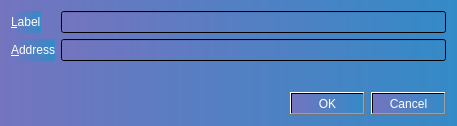
<?xml version="1.0" encoding="UTF-8"?>
<ui version="4.0">
 <class>EditAddressDialog</class>
 <widget class="QDialog" name="EditAddressDialog">
  <property name="geometry">
   <rect>
    <x>0</x>
    <y>0</y>
    <width>457</width>
    <height>126</height>
   </rect>
  </property>
  <property name="windowTitle">
   <string>Edit Address</string>
  </property>
  <property name="styleSheet">
   <string notr="true">background-color: qlineargradient(spread:pad, x1:0, y1:0, x2:1, y2:0, stop:0 rgba(116, 116, 191, 255), stop:1 rgba(52, 138, 199, 255));</string>
  </property>
  <layout class="QVBoxLayout" name="verticalLayout">
   <item>
    <layout class="QFormLayout" name="formLayout">
     <property name="fieldGrowthPolicy">
      <enum>QFormLayout::AllNonFixedFieldsGrow</enum>
     </property>
     <item row="0" column="0">
      <widget class="QLabel" name="label">
       <property name="styleSheet">
        <string notr="true">color: rgb(255, 255, 255);</string>
       </property>
       <property name="text">
        <string>&amp;Label</string>
       </property>
       <property name="buddy">
        <cstring>labelEdit</cstring>
       </property>
      </widget>
     </item>
     <item row="0" column="1">
      <widget class="QLineEdit" name="labelEdit">
       <property name="toolTip">
        <string>The label associated with this address list entry</string>
       </property>
      </widget>
     </item>
     <item row="1" column="0">
      <widget class="QLabel" name="label_2">
       <property name="styleSheet">
        <string notr="true">color: rgb(255, 255, 255);</string>
       </property>
       <property name="text">
        <string>&amp;Address</string>
       </property>
       <property name="buddy">
        <cstring>addressEdit</cstring>
       </property>
      </widget>
     </item>
     <item row="1" column="1">
      <widget class="QValidatedLineEdit" name="addressEdit">
       <property name="toolTip">
        <string>The address associated with this address list entry. This can only be modified for sending addresses.</string>
       </property>
      </widget>
     </item>
    </layout>
   </item>
   <item>
    <widget class="QDialogButtonBox" name="buttonBox">
     <property name="styleSheet">
      <string notr="true">color: rgb(255, 255, 255);</string>
     </property>
     <property name="orientation">
      <enum>Qt::Horizontal</enum>
     </property>
     <property name="standardButtons">
      <set>QDialogButtonBox::Cancel|QDialogButtonBox::Ok</set>
     </property>
    </widget>
   </item>
  </layout>
 </widget>
 <customwidgets>
  <customwidget>
   <class>QValidatedLineEdit</class>
   <extends>QLineEdit</extends>
   <header>qt/qvalidatedlineedit.h</header>
  </customwidget>
 </customwidgets>
 <resources/>
 <connections>
  <connection>
   <sender>buttonBox</sender>
   <signal>accepted()</signal>
   <receiver>EditAddressDialog</receiver>
   <slot>accept()</slot>
   <hints>
    <hint type="sourcelabel">
     <x>20</x>
     <y>20</y>
    </hint>
    <hint type="destinationlabel">
     <x>20</x>
     <y>20</y>
    </hint>
   </hints>
  </connection>
  <connection>
   <sender>buttonBox</sender>
   <signal>rejected()</signal>
   <receiver>EditAddressDialog</receiver>
   <slot>reject()</slot>
   <hints>
    <hint type="sourcelabel">
     <x>20</x>
     <y>20</y>
    </hint>
    <hint type="destinationlabel">
     <x>20</x>
     <y>20</y>
    </hint>
   </hints>
  </connection>
 </connections>
</ui>
